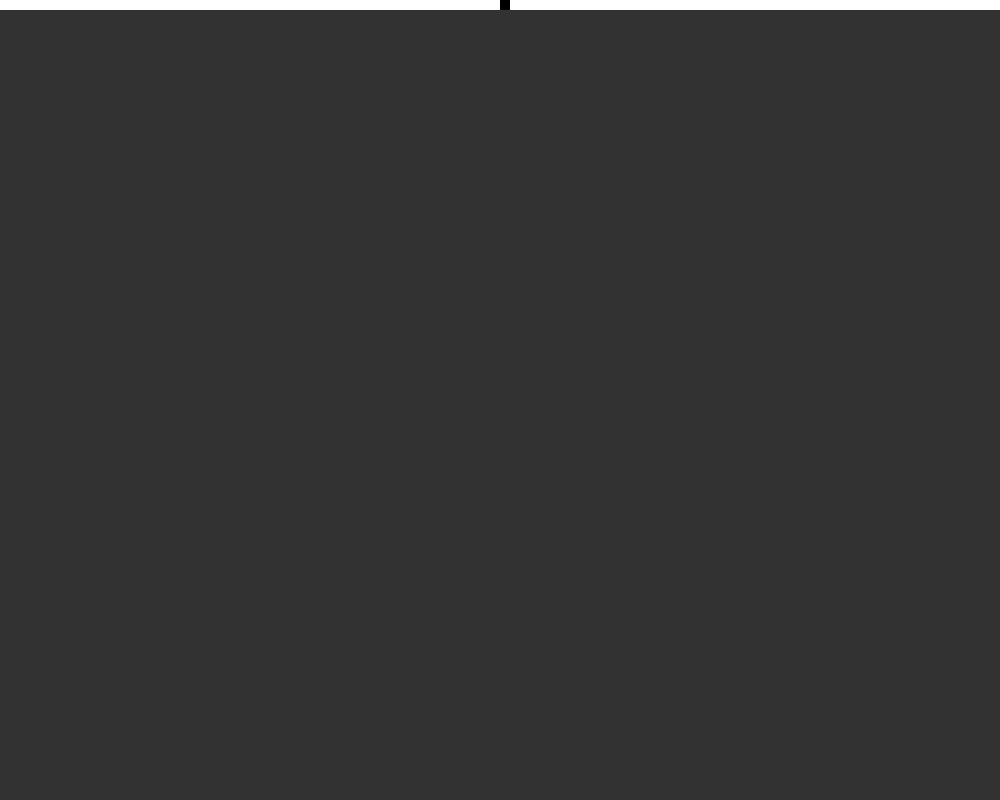
Frame 1 (no input)
Frame 60 (no input): identical to frame 1, image omitted
Frame 120 (the mouse pressed at the canvas centre since frame 60): identical to frame 1, image omitted

The p5.js sketch that drew this single still picture (run headless with seeded random() and noise() and a simulated clock; from frame 60 on, the mouse is pressed at the canvas centre):

// p5.js sketch
// ── sketch.js
/* Inspired by
    https://mathworld.wolfram.com/ElementaryCellularAutomaton.html
    https://youtu.be/Ggxt06qSAe4
*/

// Variables to set freely (even numbers preffered)
let amountOfCells = 100;
let scale = 10;

/*
  Also check the lookup table in Cell.js as it contains the actual
  rules for this cellular automata!
*/

// global variables (get set automatically)
let stepButton;
let autoButton;
let showIndexButton;
let depth = 0;
let auto = false;
let showIndex = false;

// global grid containing the cells
let grid = []

/*
  Basically it runs through all the cells, gives them a "new value"
  and then runs through all of them again to actually set the new value
  as the current one. This is done to prevent the cells from grabbing
  a partially updated set of values from the current pass.
*/
function tick() {
  if(depth > height) return;
  for(let i = 0; i < amountOfCells; i++) {
        grid[i].step();
  }
  for(let i = 0; i < amountOfCells; i++) {
        grid[i].update();
  }
  depth += scale;
}

function setup() {
  createCanvas(amountOfCells*scale, 800);
  background(50);
  
  console.log(`Amount of cells: ${amountOfCells}`)
  
  console.log(`Cellsize: ${scale}`);
  
  stepButton = createButton("Step");
  autoButton = createButton("Auto");
  showIndexButton = createButton("Show Index"); // Shows index of neighbourhood during last pass
  
  for(let i = 0; i < amountOfCells; i++) {
    grid[i] = new Cell(0) // or replace 0 init value with: Math.round(Math.random())
  }
  
  grid[parseInt(amountOfCells/2)].value = 1 // this sets the most center cell to 1
  
  
  for(let i = 0; i < amountOfCells; i++) {
    const indexPrev = (i-1) >= 0 ? i-1 : amountOfCells-1;
    const indexNext = (i+1) % amountOfCells;
    
    grid[i].registerNeighbours(grid[indexPrev], grid[indexNext]); 
  }
  
  // Buttonhandling
  
  stepButton.mousePressed(() => {
     tick();
  })
  
  autoButton.mousePressed(() => {
     auto = !auto;
  })
  
  showIndexButton.mousePressed(() => {
     showIndex = !showIndex;
  })
  
  // the interval running when auto is toggled on
  setInterval(() => {
    if(auto) tick();
  }, 20);
  
  // Styling
  textAlign(CENTER);
  textSize(scale/2);
}

function draw() {
  for(let i = 0; i < amountOfCells; i++) {
    noStroke();
    fill(grid[i].value == 0 ? 255 : 0);
    rect(i*scale, depth, i+scale, scale);
    
    if(showIndex && grid[i].lastIndex !== undefined) {
        stroke(0);
        fill(255);
        textSize(scale/2);
        text(grid[i].lastIndex, i*scale+scale/2, depth+scale/2);
        textSize(12);
        text((grid[i].lastIndex >>> 0).toString(2), i*scale+scale/2, depth+scale/2+12);
    }
    
   }
  
  depth = depth % height;
}

// ── Cell.js
/*
  000 => lookupTable[0]
  ...
  111 => lookupTable[7]
*/

/*
  These are the actual rules. To understand this, you might want to
  check this resource: https://mathworld.wolfram.com/ElementaryCellularAutomaton.html
  
  It is basically a one dimensional array containing all the possible indices
  of the last neighbourhood if that makes sense.

  To set it to a specific ruleset:
  1. Just take the given rule number and convert it to binary.
  2. set the binary number bottom-to-top in this lookup table.
    (11010010 is the one set here!)
  3. Profit!
*/
const lookupTable = [
  0, // 1
  1, // 2
  0, // 4
  0, // 8
  1, // 16
  0, // 32
  1, // 64
  1 // 128
]

class Cell {
  constructor(value) {
    this.value = value;
    this.nextValue = value;
  }
  
  // sets references to the neighbour objects, so that we can check them anytime
  registerNeighbours(a, b) {
    this.neighbours = [a,b];
  }
  
  step() {
    if(!this.neighbours) throw new Error("Neighbours not registered!");
    
    // Pattern-Rules
    let index = 0;
    
    index += this.neighbours[0].value * 4; // sets leftmost bit
    index += this.value * 2;               // sets center bit
    index += this.neighbours[1].value * 1; // sets rightmost bit
    
    // save lastIndex so we can reference it later as text!
    this.lastIndex = index;
    
    // set our nextValue so we don't modify it mid pass!
    this.nextValue = lookupTable[index];
  }
  
  // this then actually changes it after we passed completely
  update() {
    this.value = this.nextValue;
  }
}
